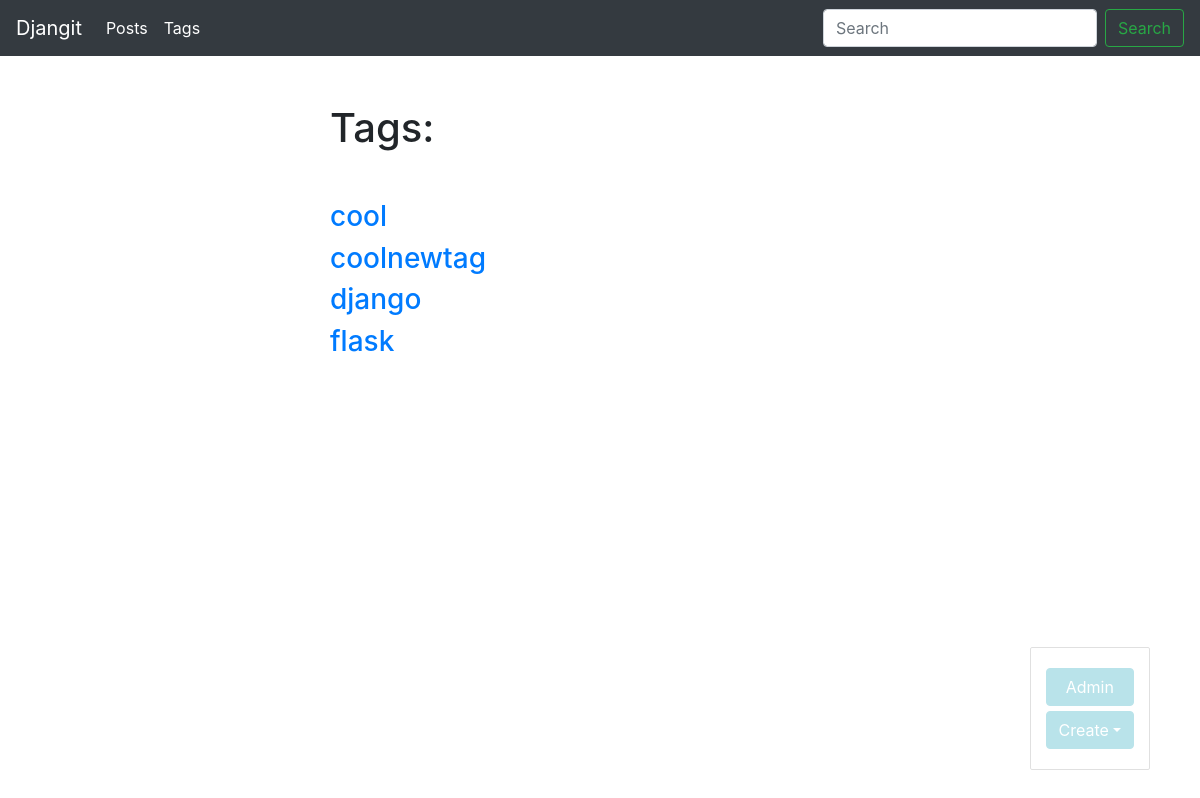
The page /blog/tags/ (signed in) on the database as committed earlier.
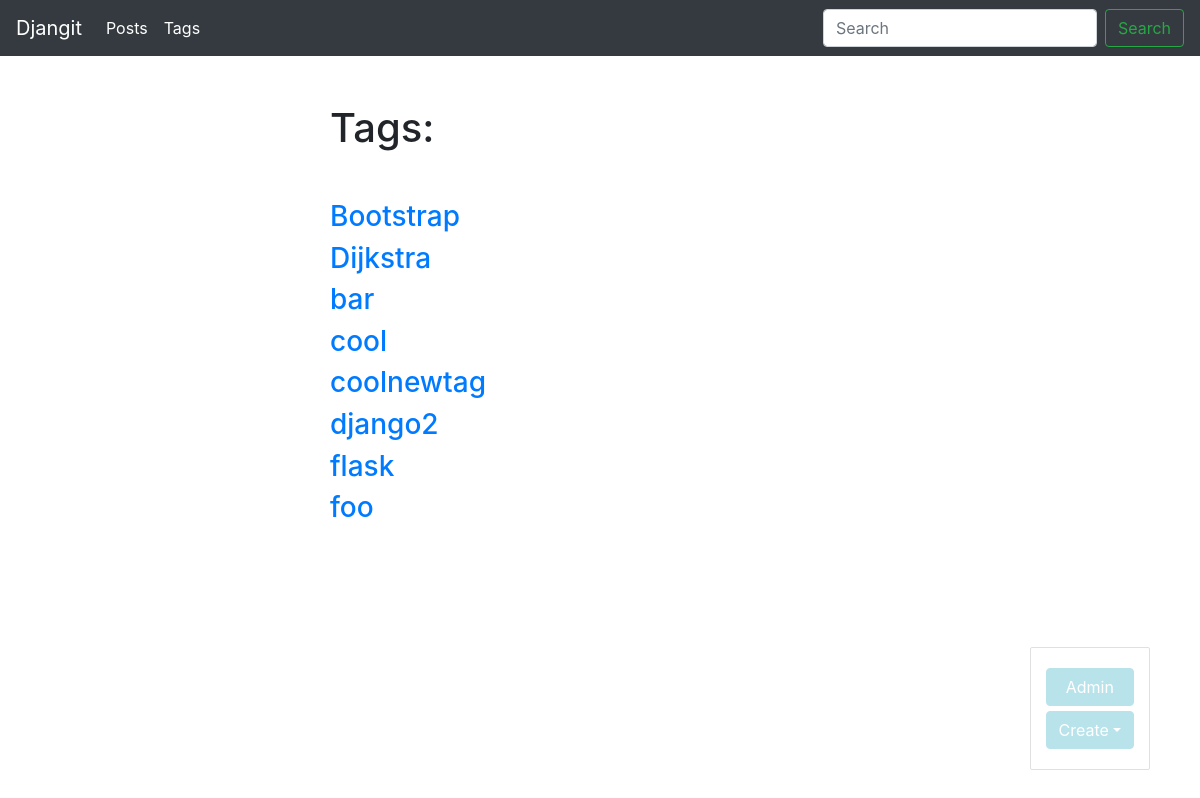
The same page on the database as committed later.
### blog/models.py (models this page shows, shortened)
class Tag(models.Model):
    title = models.CharField(max_length=150)
    slug = models.SlugField(max_length=150, unique=True)
    def get_absolute_url(self):
        return reverse("tag_detail_url", kwargs={"slug": self.slug})
    class Meta:
        ordering = ['title']

### blog/views.py (the view)
# urls.py: path('tags/', tags_list, name='tags_list_url'),
def tags_list(request):
    tags = Tag.objects.all()
    return render(request, 'blog/tags_list.html', context={'tags': tags})

### blog/templates/blog/tags_list.html (shortened to what this page needs)
{% extends 'blog/base_blog.html' %}
{% block content %}
    <h1 class="mb-5">Tags:</h1>
    {% for tag in tags %}
        <div class="">
            <h3>
                <a href="{{ tag.get_absolute_url}}"> {{tag.title}} </a>
            </h3>
        </div>
    {% endfor %}
{% endblock %}

Rows that differ between the two databases and show on the page:
added Tag: title "Bootstrap"
added Tag: title "Dijkstra"
added Tag: title "bar"
changed Tag: title "django" → "django2"
added Tag: title "foo"
